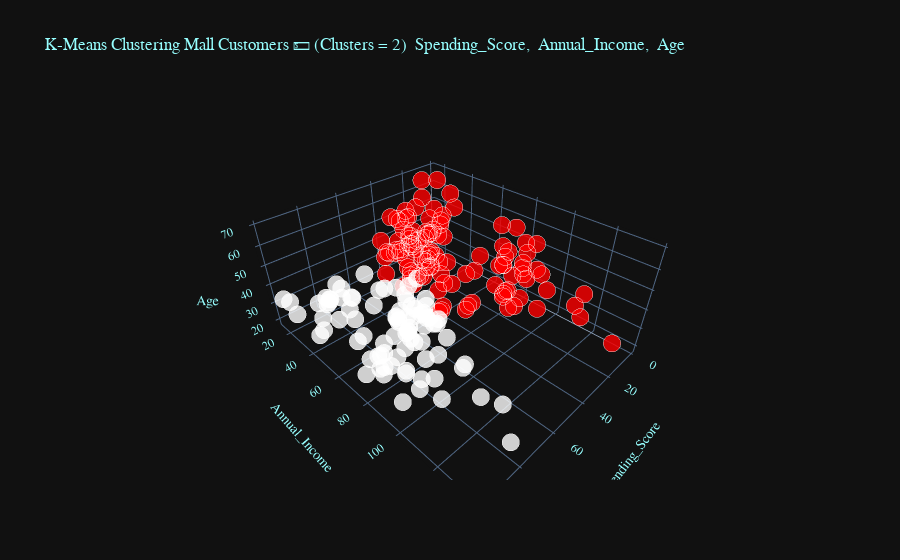
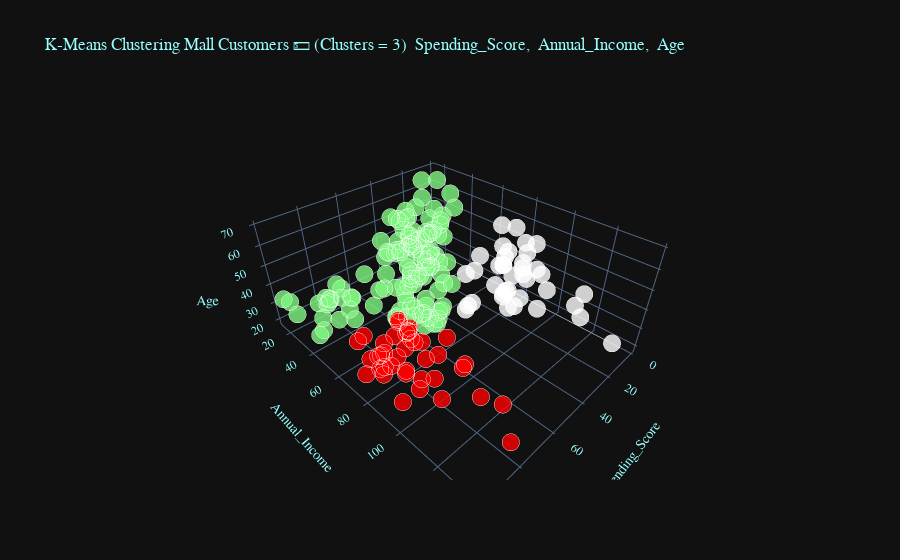
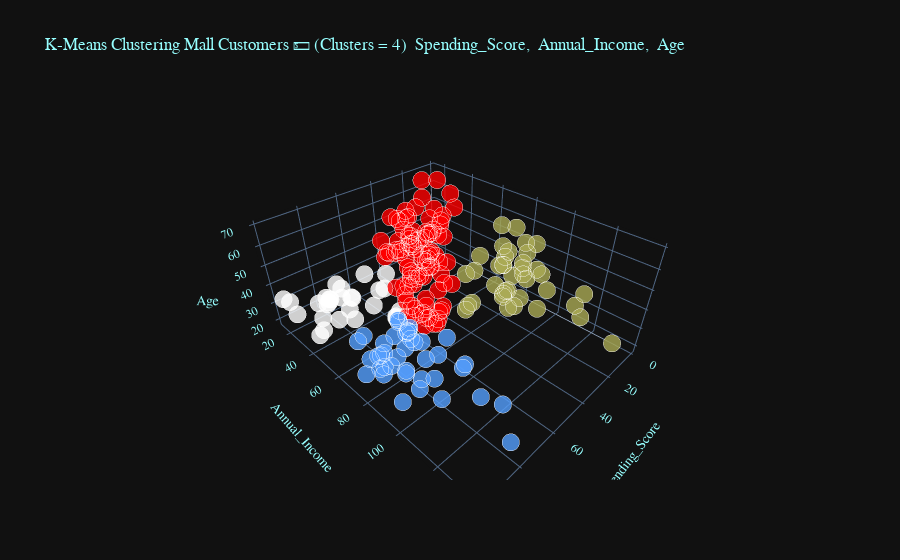
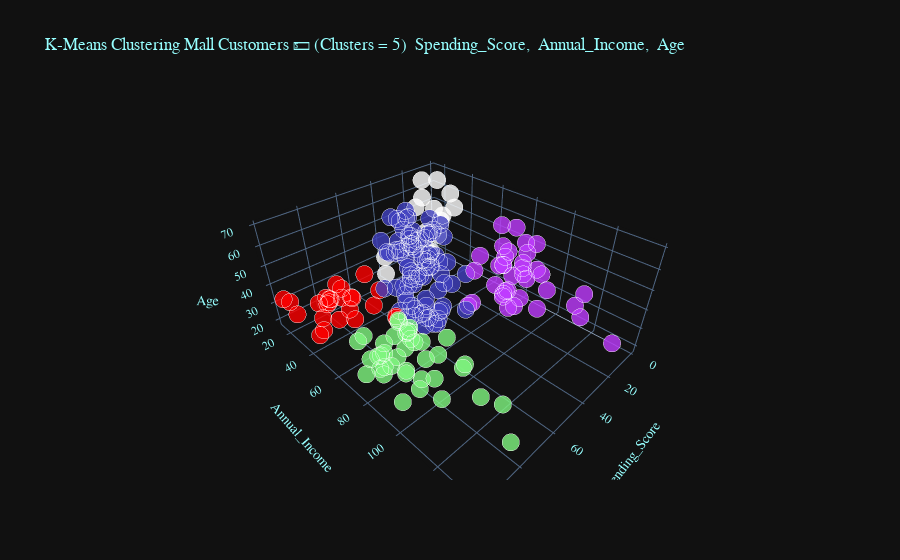

Notebook code cell kept with these figures, in order:
### Markdown cell above
The elbow shape occurs at point 5, indicating that our K value or ideal number of clusters is 5. However, there is potential benefit in exploring the use of a 6th iteration. Now, we will proceed to train the model on the input data with 6 clusters.

### Code cell
for clusters in range (2, 7):    
    kms = KMeans(n_clusters = clusters, init = "k-means++")
    kcluster = pd.DataFrame(kms.fit_predict(df), columns = ["kcluster"])
    df["cluster"] = kcluster

    fig = px.scatter_3d(df, x = "Spending_Score", y = "Annual_Income", z = "Age",
                        hover_data = ["Age"], color = "cluster", opacity = 0.8,
                        title = f"K-Means Clustering Mall Customers 💵 (Clusters = {clusters})  Spending_Score,  Annual_Income,  Age",
                        color_continuous_scale = ["#FF0000", "#0000FF", "#FFFF00", 
                                                  "#00EFFF", "#FF00FF", "#FFFFFF"])

    fig.update_traces(marker = dict(size = 6, line = dict(width = 1, color = "#FFFFFF")))
    fig.update_coloraxes(showscale = False)
    fig.update_layout(template = "plotly_dark", font = dict(family = "PT Sans", size = 12, color = "#97FFFF"))
    fig.show()

### Figure 1 — Plotly figure (JSON) as saved in the notebook; plotly's stock layout.template omitted (floating-point values rounded to 4 significant figures; data arrays with more than 128 entries replaced by an {"elided": "..."} marker saying what was removed)
{"data": [{"hovertemplate": "Spending_Score=%{x}<br>Annual_Income=%{y}<br>Age=%{z}<br>cluster=%{marker.color}<extra></extra>", "legendgroup": "", "marker": {"color": {"elided": "200 int values"}, "coloraxis": "coloraxis", "line": {"color": "#FFFFFF", "width": 1}, "opacity": 0.8, "size": 6, "symbol": "circle"}, "mode": "markers", "name": "", "scene": "scene", "showlegend": false, "type": "scatter3d", "x": {"elided": "200 int values"}, "y": {"elided": "200 int values"}, "z": {"elided": "200 int values"}}], "layout": {"coloraxis": {"colorbar": {"title": {"text": "cluster"}}, "colorscale": [[0, "#FF0000"], [0.2, "#0000FF"], [0.4, "#FFFF00"], [0.6, "#00EFFF"], [0.8, "#FF00FF"], [1, "#FFFFFF"]], "showscale": false}, "font": {"color": "#97FFFF", "family": "PT Sans", "size": 12}, "legend": {"tracegroupgap": 0}, "scene": {"domain": {"x": [0, 1], "y": [0, 1]}, "xaxis": {"title": {"text": "Spending_Score"}}, "yaxis": {"title": {"text": "Annual_Income"}}, "zaxis": {"title": {"text": "Age"}}}, "title": {"text": "K-Means Clustering Mall Customers 💵 (Clusters = 2)  Spending_Score,  Annual_Income,  Age"}}}

### Figure 2 — Plotly figure (JSON) as saved in the notebook; plotly's stock layout.template omitted (floating-point values rounded to 4 significant figures; data arrays with more than 128 entries replaced by an {"elided": "..."} marker saying what was removed)
{"data": [{"hovertemplate": "Spending_Score=%{x}<br>Annual_Income=%{y}<br>Age=%{z}<br>cluster=%{marker.color}<extra></extra>", "legendgroup": "", "marker": {"color": {"elided": "200 int values"}, "coloraxis": "coloraxis", "line": {"color": "#FFFFFF", "width": 1}, "opacity": 0.8, "size": 6, "symbol": "circle"}, "mode": "markers", "name": "", "scene": "scene", "showlegend": false, "type": "scatter3d", "x": {"elided": "200 int values"}, "y": {"elided": "200 int values"}, "z": {"elided": "200 int values"}}], "layout": {"coloraxis": {"colorbar": {"title": {"text": "cluster"}}, "colorscale": [[0, "#FF0000"], [0.2, "#0000FF"], [0.4, "#FFFF00"], [0.6, "#00EFFF"], [0.8, "#FF00FF"], [1, "#FFFFFF"]], "showscale": false}, "font": {"color": "#97FFFF", "family": "PT Sans", "size": 12}, "legend": {"tracegroupgap": 0}, "scene": {"domain": {"x": [0, 1], "y": [0, 1]}, "xaxis": {"title": {"text": "Spending_Score"}}, "yaxis": {"title": {"text": "Annual_Income"}}, "zaxis": {"title": {"text": "Age"}}}, "title": {"text": "K-Means Clustering Mall Customers 💵 (Clusters = 3)  Spending_Score,  Annual_Income,  Age"}}}

### Figure 3 — Plotly figure (JSON) as saved in the notebook; plotly's stock layout.template omitted (floating-point values rounded to 4 significant figures; data arrays with more than 128 entries replaced by an {"elided": "..."} marker saying what was removed)
{"data": [{"hovertemplate": "Spending_Score=%{x}<br>Annual_Income=%{y}<br>Age=%{z}<br>cluster=%{marker.color}<extra></extra>", "legendgroup": "", "marker": {"color": {"elided": "200 int values"}, "coloraxis": "coloraxis", "line": {"color": "#FFFFFF", "width": 1}, "opacity": 0.8, "size": 6, "symbol": "circle"}, "mode": "markers", "name": "", "scene": "scene", "showlegend": false, "type": "scatter3d", "x": {"elided": "200 int values"}, "y": {"elided": "200 int values"}, "z": {"elided": "200 int values"}}], "layout": {"coloraxis": {"colorbar": {"title": {"text": "cluster"}}, "colorscale": [[0, "#FF0000"], [0.2, "#0000FF"], [0.4, "#FFFF00"], [0.6, "#00EFFF"], [0.8, "#FF00FF"], [1, "#FFFFFF"]], "showscale": false}, "font": {"color": "#97FFFF", "family": "PT Sans", "size": 12}, "legend": {"tracegroupgap": 0}, "scene": {"domain": {"x": [0, 1], "y": [0, 1]}, "xaxis": {"title": {"text": "Spending_Score"}}, "yaxis": {"title": {"text": "Annual_Income"}}, "zaxis": {"title": {"text": "Age"}}}, "title": {"text": "K-Means Clustering Mall Customers 💵 (Clusters = 4)  Spending_Score,  Annual_Income,  Age"}}}

### Figure 4 — Plotly figure (JSON) as saved in the notebook; plotly's stock layout.template omitted (floating-point values rounded to 4 significant figures; data arrays with more than 128 entries replaced by an {"elided": "..."} marker saying what was removed)
{"data": [{"hovertemplate": "Spending_Score=%{x}<br>Annual_Income=%{y}<br>Age=%{z}<br>cluster=%{marker.color}<extra></extra>", "legendgroup": "", "marker": {"color": {"elided": "200 int values"}, "coloraxis": "coloraxis", "line": {"color": "#FFFFFF", "width": 1}, "opacity": 0.8, "size": 6, "symbol": "circle"}, "mode": "markers", "name": "", "scene": "scene", "showlegend": false, "type": "scatter3d", "x": {"elided": "200 int values"}, "y": {"elided": "200 int values"}, "z": {"elided": "200 int values"}}], "layout": {"coloraxis": {"colorbar": {"title": {"text": "cluster"}}, "colorscale": [[0, "#FF0000"], [0.2, "#0000FF"], [0.4, "#FFFF00"], [0.6, "#00EFFF"], [0.8, "#FF00FF"], [1, "#FFFFFF"]], "showscale": false}, "font": {"color": "#97FFFF", "family": "PT Sans", "size": 12}, "legend": {"tracegroupgap": 0}, "scene": {"domain": {"x": [0, 1], "y": [0, 1]}, "xaxis": {"title": {"text": "Spending_Score"}}, "yaxis": {"title": {"text": "Annual_Income"}}, "zaxis": {"title": {"text": "Age"}}}, "title": {"text": "K-Means Clustering Mall Customers 💵 (Clusters = 5)  Spending_Score,  Annual_Income,  Age"}}}
